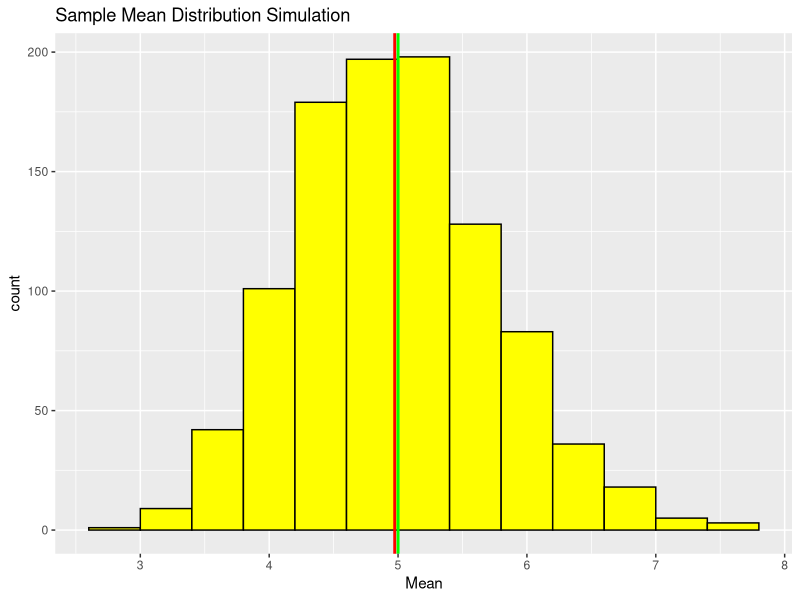
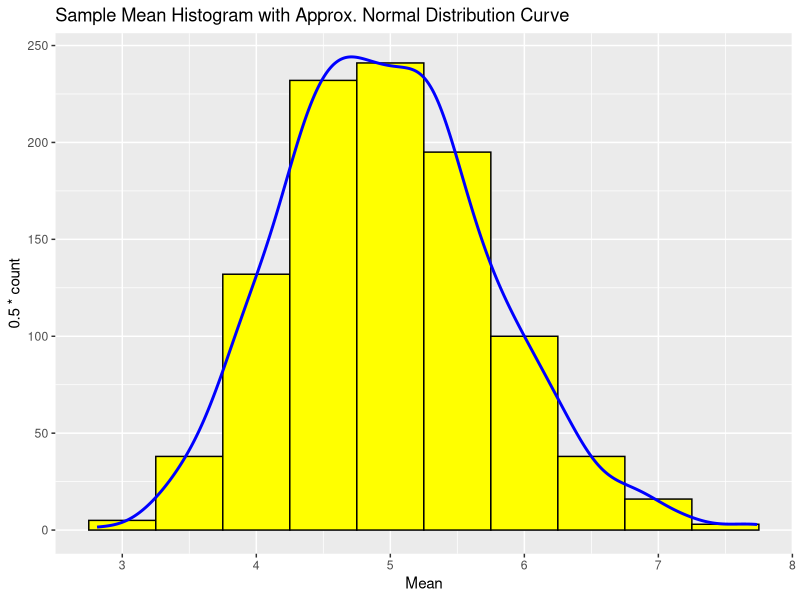

Source code (R) for these figures, in order:
## ---- chunk 1
library(knitr) ##Load Knitr package
library(ggplot2) ##Plotting and data
## ---- chunk 2
## Setting Global Option where echo = true so that someone will be able to read the code and results.
knitr::opts_chunk$set(echo = TRUE, results = "hold", tidy = TRUE)
## ---- chunk 3
##Setup variables provided by the instructions.
n <- 40 ##number of exponentials
lambda <- 0.2 ##universal lambda for all simulations
simNum <- 1000 ## number of simulations

set.seed(1234) ## set the seed to create reproducibility

##Sample Mean Simulation in matrix format
sim <- matrix(rexp(simNum * n, rate=lambda), simNum, n)
meanSim <- rowMeans(sim) ## Refer to Appendix for the sample mean
## ---- chunk 4
muTheory <- 1/lambda
muTheory
## ---- chunk 5
muSim <-mean(meanSim)
muSim
## ---- chunk 6
ggplot(data.frame(meanSim), aes(x = meanSim)) + 
  geom_histogram(position="identity", color = "black", fill="yellow", binwidth=0.4) + 
  labs(title = "Sample Mean Distribution Simulation", x = "Mean") +
  geom_vline(xintercept = muSim, size=1, colour="red") + 
  geom_vline(xintercept = muTheory, size=1, colour="green")
## ---- chunk 7
varTheory <- (1/lambda)^2/n
varTheory
## ---- chunk 8
varSample <- var(meanSim)
varSample
## ---- chunk 9
ggplot(data.frame(meanSim), aes(x = meanSim,)) + 
  geom_histogram(position="identity", color = "black", fill="yellow", binwidth=0.5) + 
  geom_density(aes(y=0.5*..count..),colour="blue", size=1) +
  ##stat_function(fun = dnorm, colour = "green", geom = "point", args = list(mean = muTheory, sd=sqrt(varTheory))) +
  ##scale_y_continuous(breaks=c()) +
  ##scale_x_continuous(breaks=c(3, 4, 5, 6, 7, 8), limits=c(3, 8)) +
  ##geom_vline(xintercept = muSim, size=1, colour="red") +
  ##geom_vline(xintercept = muTheory, size=1, colour="green") +
  labs(title = "Sample Mean Histogram with Approx. Normal Distribution Curve", x = "Mean")
